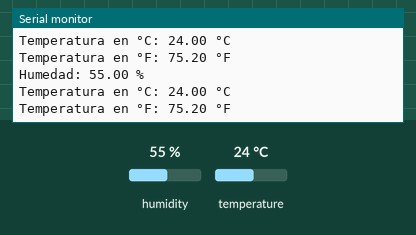
This sketch was run on a simulated ESP32. Parts: the last lines printed to the serial monitor. Inputs (shaded band) come from the test bench; at power-on: humidity 55 %, temperature 24 °C. Nothing arrives over Bluetooth unless stated.

Above: at 7.3 s.
7.4 s: humidity set to 22 %
At 10.6 s:
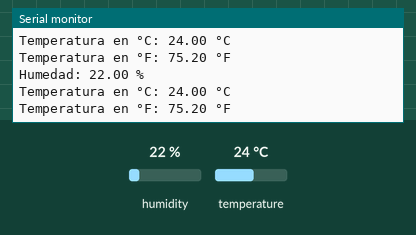
12.5 s: temperature set to 12 °C
At 14.2 s:
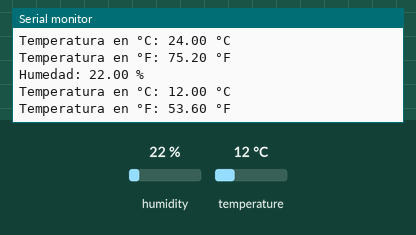
17.6 s: humidity set to 40 %
At 21.4 s:
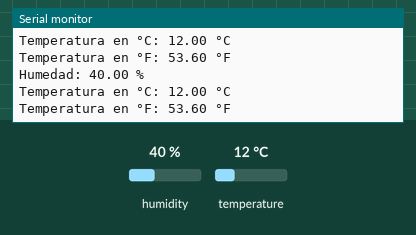
Timing chart, 0 to 22.9 s (numbered marks = the images above; inputs shaded):
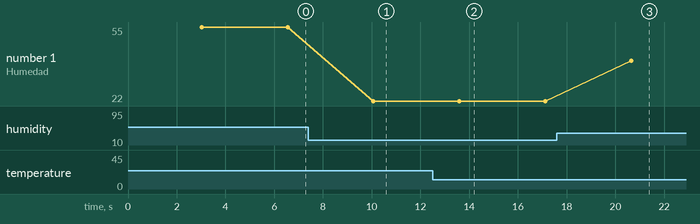

Measured:
- after the input at 7.4 s, the serial monitor: prints a new line after 2.7 s (image 1)
- after the input at 12.5 s, the serial monitor: prints a new line after 1.1 s (image 2)
- after the input at 17.6 s, the serial monitor: prints a new line after 3.0 s (image 3)
- plotted number 1: 55 → 22 after the input at 7.4 s, 22 → 40 after the input at 17.6 s

The sketch:

sketch_sep30a.ino
```cpp
#include "BluetoothSerial.h"
BluetoothSerial conexion;
#include <DHT.h>
#define pin 32
#define DHTTYPE DHT11
DHT dht(pin,DHTTYPE);
String cad ="";

void setup() {
  // put your setup code here, to run once:
  Serial.begin(115200);
  dht.begin();
  conexion.begin("ESPGabo");
}

void loop() {
  delay(3000);  // Espera entre lecturas (mínimo 2 segundos para DHT11)

  float h = dht.readHumidity();
  float t = dht.readTemperature();
  float tf = dht.readTemperature(true);


  Serial.print("Humedad: ");
  Serial.print(h);
  Serial.println(" %");

  Serial.print("Temperatura en °C: ");
  Serial.print(t);
  Serial.println(" °C");

  Serial.print("Temperatura en °F: ");
  Serial.print(tf);
  Serial.println(" °F");

  cad = String(h)+"-"+String(t)+"-"+String(tf);
  conexion.println(cad);


  delay(500);
}
```
